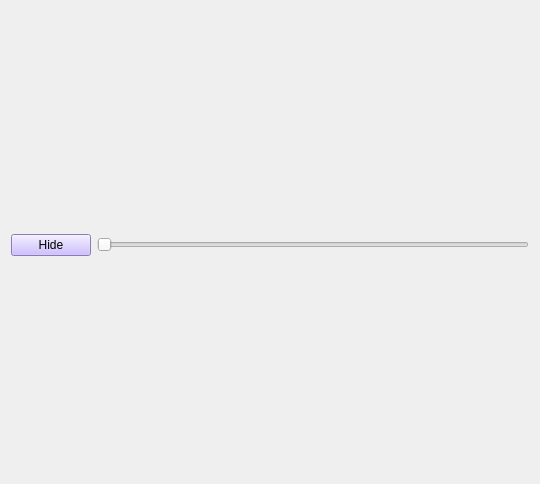
<?xml version="1.0" encoding="UTF-8"?>
<ui version="4.0">
 <class>Form</class>
 <widget class="QWidget" name="Form">
  <property name="geometry">
   <rect>
    <x>0</x>
    <y>0</y>
    <width>540</width>
    <height>484</height>
   </rect>
  </property>
  <property name="windowTitle">
   <string>Form</string>
  </property>
  <layout class="QVBoxLayout" name="verticalLayout">
   <item>
    <widget class="QSplitter" name="composerGraphs">
     <property name="orientation">
      <enum>Qt::Vertical</enum>
     </property>
     <widget class="QWidget" name="verticalLayoutWidget_11">
      <layout class="QVBoxLayout" name="main_reconstruct">
       <item>
        <spacer name="verticalSpacer_7">
         <property name="orientation">
          <enum>Qt::Vertical</enum>
         </property>
         <property name="sizeHint" stdset="0">
          <size>
           <width>20</width>
           <height>40</height>
          </size>
         </property>
        </spacer>
       </item>
      </layout>
     </widget>
    </widget>
   </item>
   <item>
    <layout class="QHBoxLayout" name="control_sampling">
     <item>
      <widget class="QPushButton" name="hide_secondary">
       <property name="styleSheet">
        <string notr="true">background-color: rgb(193, 172, 255);</string>
       </property>
       <property name="text">
        <string>Hide</string>
       </property>
      </widget>
     </item>
     <item>
      <widget class="QSlider" name="sampling_freq_slider">
       <property name="orientation">
        <enum>Qt::Horizontal</enum>
       </property>
      </widget>
     </item>
    </layout>
   </item>
   <item>
    <layout class="QVBoxLayout" name="secondary_reconstruct">
     <item>
      <spacer name="verticalSpacer">
       <property name="orientation">
        <enum>Qt::Vertical</enum>
       </property>
       <property name="sizeHint" stdset="0">
        <size>
         <width>20</width>
         <height>40</height>
        </size>
       </property>
      </spacer>
     </item>
    </layout>
   </item>
  </layout>
 </widget>
 <resources/>
 <connections/>
</ui>
